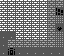

Rendered tile map (Tiled .tmx) drawn with the repository's tilesets; below, a short description and the full map source, tile grids included:
An orthogonal 8x7 tile map with 8x8 px tiles, 1 tile layer (Tile Layer 1).

<map version="1.5" tiledversion="1.6.0" orientation="orthogonal" renderorder="right-down" width="8" height="7" tilewidth="8" tileheight="8" infinite="0" nextlayerid="2" nextobjectid="1">
 <tileset firstgid="1" source="bg.tsx" />
 <layer id="1" name="Tile Layer 1" width="8" height="7">
  <data encoding="csv">
3,3,3,3,3,3,72,72,
3,3,3,3,3,3,72,15,
3,3,3,3,3,3,72,9,
3,3,3,3,3,3,72,73,
2,2,3,3,3,3,72,9,
2,72,72,72,72,72,72,9,
2,64,2,2,2,2,2,2
</data>
 </layer>
</map>
